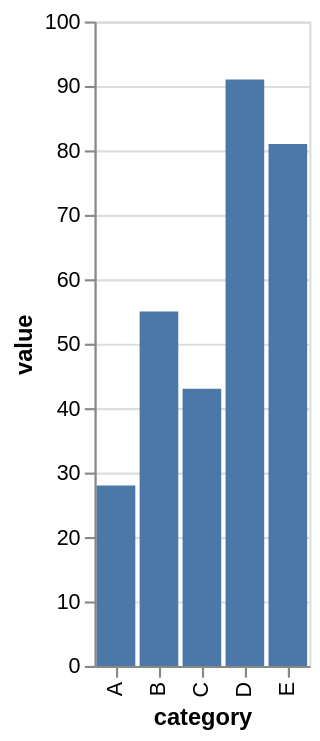

Describe this chart as a Vega-Lite specification.
### Vega-Lite specification from a JSON file in a GitHub repository (floating-point values rounded to 4 significant figures)
{"$schema": "https://vega.github.io/schema/vega-lite/v6.json", "data": {"values": [{"category": "A", "value": 28}, {"category": "B", "value": 55}, {"category": "C", "value": 43}, {"category": "D", "value": 91}, {"category": "E", "value": 81}]}, "description": "Bars on a band scale.", "encoding": {"x": {"field": "category", "type": "nominal"}, "y": {"field": "value", "type": "quantitative"}}, "mark": "bar", "usermeta": {"eas": {"standin_ratio": 0.0211, "threshold": 0.05}}}
